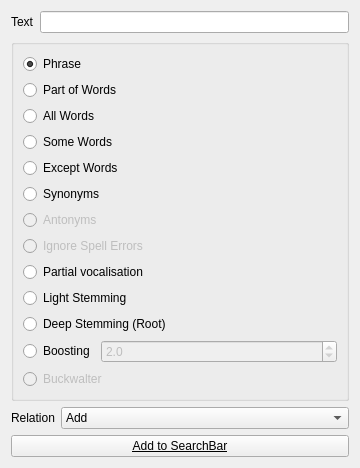
       <widget class="QWidget" name="page_2">
        <property name="geometry">
         <rect>
          <x>0</x>
          <y>0</y>
          <width>360</width>
          <height>451</height>
         </rect>
        </property>
        <attribute name="label">
         <string>Advanced Search</string>
        </attribute>
        <layout class="QVBoxLayout" name="verticalLayout_7">
         <item>
          <layout class="QHBoxLayout" name="horizontalLayout_6">
           <property name="sizeConstraint">
            <enum>QLayout::SetMaximumSize</enum>
           </property>
           <item>
            <widget class="QLabel" name="label_4">
             <property name="text">
              <string>Text</string>
             </property>
             <property name="buddy">
              <cstring>o_feature_text</cstring>
             </property>
            </widget>
           </item>
           <item>
            <widget class="QLineEdit" name="o_feature_text">
             <property name="layoutDirection">
              <enum>Qt::RightToLeft</enum>
             </property>
            </widget>
           </item>
          </layout>
         </item>
         <item>
          <widget class="QGroupBox" name="groupBox_3">
           <property name="title">
            <string/>
           </property>
           <property name="checkable">
            <bool>false</bool>
           </property>
           <layout class="QVBoxLayout" name="verticalLayout_14">
            <item>
             <widget class="QRadioButton" name="o_phrase">
              <property name="text">
               <string>Phrase</string>
              </property>
              <property name="checked">
               <bool>true</bool>
              </property>
             </widget>
            </item>
            <item>
             <widget class="QRadioButton" name="o_partofword">
              <property name="text">
               <string>Part of Words</string>
              </property>
             </widget>
            </item>
            <item>
             <widget class="QRadioButton" name="o_allwords">
              <property name="text">
               <string>All Words</string>
              </property>
             </widget>
            </item>
            <item>
             <widget class="QRadioButton" name="o_somewords">
              <property name="text">
               <string>Some Words</string>
              </property>
             </widget>
            </item>
            <item>
             <widget class="QRadioButton" name="o_nowords">
              <property name="text">
               <string>Except Words</string>
              </property>
             </widget>
            </item>
            <item>
             <widget class="QRadioButton" name="o_synonyms">
              <property name="enabled">
               <bool>true</bool>
              </property>
              <property name="text">
               <string>Synonyms</string>
              </property>
              <property name="checkable">
               <bool>true</bool>
              </property>
             </widget>
            </item>
            <item>
             <widget class="QRadioButton" name="o_antonyms">
              <property name="enabled">
               <bool>false</bool>
              </property>
              <property name="text">
               <string>Antonyms</string>
              </property>
             </widget>
            </item>
            <item>
             <widget class="QRadioButton" name="o_orthograph">
              <property name="enabled">
               <bool>false</bool>
              </property>
              <property name="text">
               <string>Ignore Spell Errors</string>
              </property>
             </widget>
            </item>
            <item>
             <widget class="QRadioButton" name="o_vocalization">
              <property name="enabled">
               <bool>true</bool>
              </property>
              <property name="text">
               <string>Partial vocalisation</string>
              </property>
             </widget>
            </item>
            <item>
             <widget class="QRadioButton" name="o_derivation_light">
              <property name="enabled">
               <bool>true</bool>
              </property>
              <property name="text">
               <string>Light Stemming</string>
              </property>
             </widget>
            </item>
            <item>
             <widget class="QRadioButton" name="o_derivation_deep">
              <property name="enabled">
               <bool>true</bool>
              </property>
              <property name="text">
               <string>Deep Stemming (Root)</string>
              </property>
             </widget>
            </item>
            <item>
             <layout class="QHBoxLayout" name="horizontalLayout_3">
              <item>
               <widget class="QRadioButton" name="o_boost">
                <property name="sizePolicy">
                 <sizepolicy hsizetype="Fixed" vsizetype="Fixed">
                  <horstretch>0</horstretch>
                  <verstretch>0</verstretch>
                 </sizepolicy>
                </property>
                <property name="text">
                 <string>Boosting</string>
                </property>
               </widget>
              </item>
              <item>
               <widget class="QDoubleSpinBox" name="doubleSpinBox">
                <property name="enabled">
                 <bool>false</bool>
                </property>
                <property name="decimals">
                 <number>1</number>
                </property>
                <property name="singleStep">
                 <double>0.100000000000000</double>
                </property>
                <property name="value">
                 <double>2.000000000000000</double>
                </property>
               </widget>
              </item>
             </layout>
            </item>
            <item>
             <widget class="QRadioButton" name="o_buckwalter">
              <property name="enabled">
               <bool>false</bool>
              </property>
              <property name="text">
               <string>Buckwalter</string>
              </property>
             </widget>
            </item>
           </layout>
          </widget>
         </item>
         <item>
          <spacer name="verticalSpacer_8">
           <property name="orientation">
            <enum>Qt::Vertical</enum>
           </property>
           <property name="sizeHint" stdset="0">
            <size>
             <width>20</width>
             <height>40</height>
            </size>
           </property>
          </spacer>
         </item>
         <item>
          <layout class="QHBoxLayout" name="horizontalLayout_20">
           <item>
            <widget class="QLabel" name="label_10">
             <property name="sizePolicy">
              <sizepolicy hsizetype="Fixed" vsizetype="Preferred">
               <horstretch>0</horstretch>
               <verstretch>0</verstretch>
              </sizepolicy>
             </property>
             <property name="text">
              <string>Relation</string>
             </property>
            </widget>
           </item>
           <item>
            <widget class="QComboBox" name="o_relation_advanced">
             <item>
              <property name="text">
               <string>Add</string>
              </property>
             </item>
             <item>
              <property name="text">
               <string>Replace</string>
              </property>
             </item>
             <item>
              <property name="text">
               <string>Conjuction (AND)</string>
              </property>
             </item>
             <item>
              <property name="text">
               <string>(OR)</string>
              </property>
             </item>
             <item>
              <property name="text">
               <string>Exception (ANDNOT)</string>
              </property>
             </item>
            </widget>
           </item>
          </layout>
         </item>
         <item>
          <widget class="QPushButton" name="o_add2query_advanced">
           <property name="font">
            <font>
             <weight>50</weight>
             <bold>false</bold>
             <underline>true</underline>
             <strikeout>false</strikeout>
             <kerning>false</kerning>
            </font>
           </property>
           <property name="cursor">
            <cursorShape>PointingHandCursor</cursorShape>
           </property>
           <property name="text">
            <string>Add to SearchBar</string>
           </property>
           <property name="icon">
            <iconset resource="../../../resources/images/main.qrc">
             <normaloff>:/resources/up-16.png</normaloff>:/resources/up-16.png</iconset>
           </property>
           <property name="checkable">
            <bool>false</bool>
           </property>
           <property name="checked">
            <bool>false</bool>
           </property>
           <property name="autoDefault">
            <bool>false</bool>
           </property>
          </widget>
         </item>
        </layout>
       </widget>
